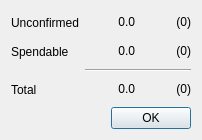
<?xml version="1.0" encoding="UTF-8"?>
<ui version="4.0">
 <class>BalanceDialog</class>
 <widget class="QDialog" name="BalanceDialog">
  <property name="geometry">
   <rect>
    <x>0</x>
    <y>0</y>
    <width>202</width>
    <height>140</height>
   </rect>
  </property>
  <property name="windowTitle">
   <string>Account Balance</string>
  </property>
  <layout class="QVBoxLayout" name="verticalLayout">
   <item>
    <layout class="QGridLayout" name="gridLayout">
     <item row="1" column="1">
      <widget class="QLabel" name="label_spendable">
       <property name="text">
        <string>0.0</string>
       </property>
       <property name="alignment">
        <set>Qt::AlignRight|Qt::AlignTrailing|Qt::AlignVCenter</set>
       </property>
       <property name="textInteractionFlags">
        <set>Qt::LinksAccessibleByMouse|Qt::TextSelectableByMouse</set>
       </property>
      </widget>
     </item>
     <item row="3" column="1">
      <widget class="QLabel" name="label_total">
       <property name="text">
        <string>0.0</string>
       </property>
       <property name="alignment">
        <set>Qt::AlignRight|Qt::AlignTrailing|Qt::AlignVCenter</set>
       </property>
       <property name="textInteractionFlags">
        <set>Qt::LinksAccessibleByMouse|Qt::TextSelectableByMouse</set>
       </property>
      </widget>
     </item>
     <item row="1" column="0">
      <widget class="QLabel" name="label_spendable_help">
       <property name="text">
        <string>Spendable</string>
       </property>
      </widget>
     </item>
     <item row="3" column="0">
      <widget class="QLabel" name="label_7">
       <property name="text">
        <string>Total</string>
       </property>
      </widget>
     </item>
     <item row="0" column="1">
      <widget class="QLabel" name="label_unconfirmed">
       <property name="text">
        <string>0.0</string>
       </property>
       <property name="alignment">
        <set>Qt::AlignRight|Qt::AlignTrailing|Qt::AlignVCenter</set>
       </property>
       <property name="textInteractionFlags">
        <set>Qt::LinksAccessibleByMouse|Qt::TextSelectableByMouse</set>
       </property>
      </widget>
     </item>
     <item row="0" column="0">
      <widget class="HelpLabel" name="label_unconfirmed_help">
       <property name="text">
        <string>Unconfirmed</string>
       </property>
      </widget>
     </item>
     <item row="2" column="1" colspan="2">
      <widget class="Line" name="line">
       <property name="orientation">
        <enum>Qt::Horizontal</enum>
       </property>
      </widget>
     </item>
     <item row="0" column="2">
      <widget class="QLabel" name="label_unconfirmedFiat">
       <property name="text">
        <string>(0)</string>
       </property>
       <property name="alignment">
        <set>Qt::AlignRight|Qt::AlignTrailing|Qt::AlignVCenter</set>
       </property>
       <property name="textInteractionFlags">
        <set>Qt::LinksAccessibleByMouse|Qt::TextSelectableByMouse</set>
       </property>
      </widget>
     </item>
     <item row="1" column="2">
      <widget class="QLabel" name="label_spendableFiat">
       <property name="text">
        <string>(0)</string>
       </property>
       <property name="alignment">
        <set>Qt::AlignRight|Qt::AlignTrailing|Qt::AlignVCenter</set>
       </property>
       <property name="textInteractionFlags">
        <set>Qt::LinksAccessibleByMouse|Qt::TextSelectableByMouse</set>
       </property>
      </widget>
     </item>
     <item row="3" column="2">
      <widget class="QLabel" name="label_totalFiat">
       <property name="text">
        <string>(0)</string>
       </property>
       <property name="alignment">
        <set>Qt::AlignRight|Qt::AlignTrailing|Qt::AlignVCenter</set>
       </property>
       <property name="textInteractionFlags">
        <set>Qt::LinksAccessibleByMouse|Qt::TextSelectableByMouse</set>
       </property>
      </widget>
     </item>
    </layout>
   </item>
   <item>
    <widget class="QDialogButtonBox" name="buttonBox">
     <property name="orientation">
      <enum>Qt::Horizontal</enum>
     </property>
     <property name="standardButtons">
      <set>QDialogButtonBox::Ok</set>
     </property>
    </widget>
   </item>
  </layout>
 </widget>
 <customwidgets>
  <customwidget>
   <class>HelpLabel</class>
   <extends>QLabel</extends>
   <header>components.h</header>
  </customwidget>
 </customwidgets>
 <resources/>
 <connections>
  <connection>
   <sender>buttonBox</sender>
   <signal>accepted()</signal>
   <receiver>BalanceDialog</receiver>
   <slot>accept()</slot>
   <hints>
    <hint type="sourcelabel">
     <x>248</x>
     <y>254</y>
    </hint>
    <hint type="destinationlabel">
     <x>157</x>
     <y>274</y>
    </hint>
   </hints>
  </connection>
  <connection>
   <sender>buttonBox</sender>
   <signal>rejected()</signal>
   <receiver>BalanceDialog</receiver>
   <slot>reject()</slot>
   <hints>
    <hint type="sourcelabel">
     <x>316</x>
     <y>260</y>
    </hint>
    <hint type="destinationlabel">
     <x>286</x>
     <y>274</y>
    </hint>
   </hints>
  </connection>
 </connections>
</ui>
